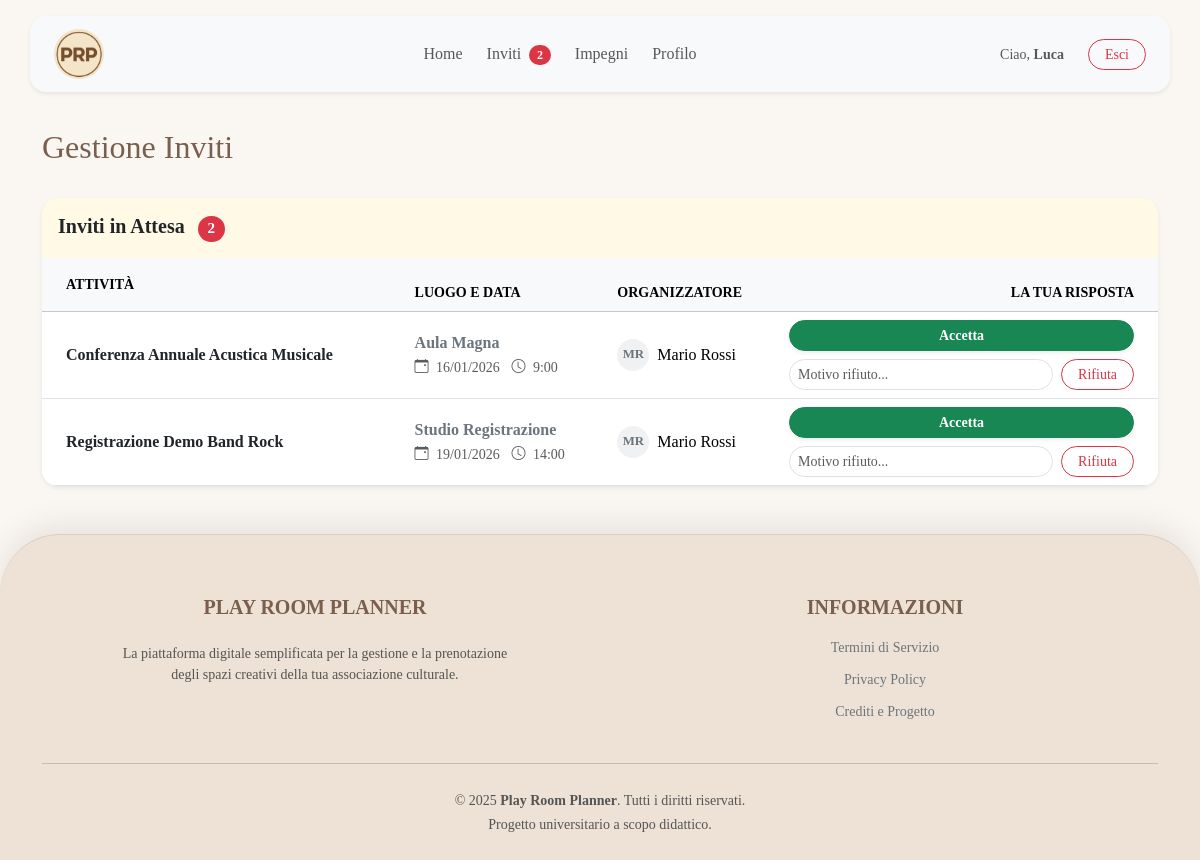
/frontend/inviti.php (signed in), run on the app's committed database.
### tables this page shows
CREATE TABLE INVITO (
    id_utente INT NOT NULL,
    
    id_settore INT NOT NULL,
    nome_sala VARCHAR(50) NOT NULL,
    data DATE NOT NULL,
    ora INT NOT NULL,
    
    stato VARCHAR(20) NOT NULL DEFAULT 'invitato' CHECK (stato IN ('invitato', 'accettato', 'rifiutato')),
    motivazione VARCHAR(255) NULL,
    data_risposta TIMESTAMP NULL,
    
    PRIMARY KEY (id_utente, id_settore, nome_sala, data, ora),
    
    FOREIGN KEY (id_utente) REFERENCES UTENTE(id_utente)
        ON DELETE CASCADE
        ON UPDATE CASCADE,
    FOREIGN KEY (id_settore, nome_sala, data, ora) REFERENCES PRENOTAZIONE(id_settore, nome_sala, data, ora)
        ON DELETE CASCADE
        ON UPDATE CASCADE
);

CREATE TABLE PRENOTAZIONE (
    id_settore INT NOT NULL,
    nome_sala VARCHAR(50) NOT NULL,
    data DATE NOT NULL,
    ora INT NOT NULL CHECK (ora BETWEEN 9 AND 23),
    
    durata INT NOT NULL CHECK (durata > 0),
    attivita VARCHAR(255) NULL,
    id_organizzatore INT NOT NULL,
    
    PRIMARY KEY (id_settore, nome_sala, data, ora),
    
    FOREIGN KEY (id_settore, nome_sala) REFERENCES SALA(id_settore, nome_sala)
        ON DELETE NO ACTION  
        ON UPDATE CASCADE,
    FOREIGN KEY (id_organizzatore) REFERENCES UTENTE(id_utente)
        ON DELETE NO ACTION  
        ON UPDATE CASCADE
);

CREATE TABLE SALA (
    id_settore INT NOT NULL,
    nome_sala VARCHAR(50) NOT NULL,
    capienza_max INT NOT NULL CHECK (capienza_max > 0),
    
    PRIMARY KEY (id_settore, nome_sala),
    FOREIGN KEY (id_settore) REFERENCES SETTORE(id_settore)
        ON DELETE CASCADE  
        ON UPDATE CASCADE
);

CREATE TABLE UTENTE (
    id_utente INT PRIMARY KEY AUTO_INCREMENT,
    nome VARCHAR(50) NOT NULL,
    cognome VARCHAR(50) NOT NULL,
    data_nascita DATE NOT NULL,
    ruolo VARCHAR(20) NULL CHECK (ruolo IN ('docente', 'allievo', 'tecnico')),
    email VARCHAR(100) NOT NULL UNIQUE,
    password_hash VARCHAR(255) NOT NULL,
    foto VARCHAR(255) NULL,
    
    anni_servizio INT NULL CHECK (anni_servizio IS NULL OR anni_servizio >= 0),
    data_nomina DATE NULL,
    is_responsabile BOOLEAN NOT NULL DEFAULT FALSE,
    is_admin BOOLEAN NOT NULL DEFAULT FALSE,
    
    id_settore INT NULL,
    FOREIGN KEY (id_settore) REFERENCES SETTORE(id_settore)
        ON DELETE NO ACTION  
        ON UPDATE CASCADE
);

### common/function.php (called while the page is built, shortened)
<?php
function getInvitiPendenti($cid, $id_utente)
{
    $sql = "SELECT I.*, S.nome_sala, P.attivita, U.nome as nome_org, U.cognome as cognome_org
            FROM INVITO I
            JOIN PRENOTAZIONE P ON I.id_settore = P.id_settore
                 AND I.nome_sala = P.nome_sala
                 AND I.data = P.data
                 AND I.ora = P.ora
            JOIN SALA S ON P.id_settore = S.id_settore AND P.nome_sala = S.nome_sala
            JOIN UTENTE U ON P.id_organizzatore = U.id_utente
            WHERE I.id_utente = ?
            AND I.stato = 'invitato'
            ORDER BY I.data ASC, I.ora ASC";
    $stmt = $cid->prepare($sql);
    $stmt->bind_param("i", $id_utente);
    $stmt->execute();
    return $stmt->get_result()->fetch_all(MYSQLI_ASSOC);
}

### frontend/inviti.php (the view, shortened to what this page needs)
<?php
require_once __DIR__ . '/../common/function.php';
$inviti_pendenti = [];
if (function_exists('getInvitiPendenti')) {
    $inviti_pendenti = getInvitiPendenti($cid, $_SESSION['id_utente']);
}
?>
<!DOCTYPE html>
<html lang="it" class="h-100">
<?php require ROOT_PATH . "/common/header.php" ?>
<body class="d-flex flex-column h-100">
    <?php include ROOT_PATH . '/common/navbar.php'; ?>
    <div class="flex-shrink-0 container py-5">
        <div class="d-flex justify-content-between align-items-center mb-4">
            <h2>Gestione Inviti</h2>
        </div>
        <div class="card shadow-sm border-0 rounded-4 overflow-hidden">
            <div class="card-header bg-warning bg-opacity-10 border-0 py-3 d-flex align-items-center">
                <h5 class="mb-0 text-dark fw-bold">
                    Inviti in Attesa <span class="badge bg-danger rounded-pill ms-2"><?php echo count($inviti_pendenti); ?></span>
                </h5>
            </div>
            <div class="card-body p-0">
                <?php if (count($inviti_pendenti) > 0): ?>
                    <div class="table-responsive">
                        <table class="table table-hover align-middle mb-0">
                            <thead class="table-light text-muted text-uppercase small">
                                <tr>
                                    <th class="ps-4 py-3">Attività</th>
                                    <th>Luogo e Data</th>
                                    <th>Organizzatore</th>
                                    <th class="text-end pe-4" style="min-width: 250px;">La tua Risposta</th>
                                </tr>
                            </thead>
                            <tbody>
                                <?php foreach ($inviti_pendenti as $invito): ?>
                                    <tr>
                                        <td class="ps-4 fw-bold text-dark">
                                            <?php echo htmlspecialchars($invito['attivita']); ?>
                                        </td>
                                        <td>
                                            <span class="d-block fw-bold text-secondary">
                                                <?php echo htmlspecialchars($invito['nome_sala']); ?>
                                            </span>
                                            <small class="text-muted">
                                                <i class="bi bi-calendar-event me-1"></i>
                                                <?php echo date("d/m/Y", strtotime($invito['data'])); ?>
                                                <i class="bi bi-clock ms-2 me-1"></i>
                                                <?php echo $invito['ora']; ?>:00
                                            </small>
                                        </td>
                                        <td>
                                            <div class="d-flex align-items-center">
                                                <div class="rounded-circle bg-secondary bg-opacity-10 text-secondary d-flex justify-content-center align-items-center me-2 fw-bold" style="width: 32px; height: 32px; font-size: 0.8rem;">
                                                    <?php echo strtoupper(substr($invito['nome_org'], 0, 1) . substr($invito['cognome_org'], 0, 1)); ?>
                                                </div>
                                                <span><?php echo htmlspecialchars($invito['nome_org'] . " " . $invito['cognome_org']); ?></span>
                                            </div>
                                        </td>
                                        <td class="text-end pe-4">
                                            <div class="d-flex flex-column gap-2 align-items-end">
                                                <form action="<?php echo BASE_URL; ?>backend/invite_reply.php" method="POST" class="w-100">
                                                    <button type="submit" class="btn btn-success btn-sm w-100 fw-bold rounded-pill shadow-sm">Accetta</button>
                                                </form>
                                                <form action="<?php echo BASE_URL; ?>backend/invite_reply.php" method="POST" class="w-100">
                                                    <div class="d-flex gap-2">
                                                        <input type="text" name="motivazione" class="form-control form-control-sm rounded-pill" placeholder="Motivo rifiuto..." required>
                                                        <button class="btn btn-outline-danger btn-sm rounded-pill px-3" type="submit">Rifiuta</button>
                                                    </div>
                                                </form>
                                            </div>
                                        </td>
                                    </tr>
                                <?php endforeach; ?>
                            </tbody>
                        </table>
                    </div>
                <?php endif; ?>
            </div>
        </div>
    </div>
</body>
</html>

### css/style.css (style rules this page uses)
* { font-family: Georgia, 'Times New Roman', Times, serif; }
html { height: 100%; }
body { background-color: #FAF7F2; padding-top: 80px; min-height: 100vh; display: flex; flex-direction: column; }
footer { margin-top: auto; width: 100%; }
html, body { overscroll-behavior-y: none; }
.container h2 { color: #7A5E4E; }
.footer-vintage { background-color: #EDE2D5; color: #7A5E4E; border-top-left-radius: 60px; border-top-right-radius: 60px; border-top: 1px solid rgba(122, 94, 78, 0.15); box-shadow: 0 -10px 30px rgba(0, 0, 0, 0.08); position: relative; z-index: 10; padding-top: 60px; padding-bottom: 40px; margin-top: auto; }
.footer-vintage hr { border-color: rgba(122, 94, 78, 0.3); opacity: 1; }

### data on the page
invito: prenotazione.attivita "Conferenza Annuale Acustica Musicale", sala.nome_sala "Aula Magna", data "16/01/2026", ora "9", utente.nome+cognome "MR", utente.nome+cognome "Mario Rossi"
invito: prenotazione.attivita "Registrazione Demo Band Rock", sala.nome_sala "Studio Registrazione", data "19/01/2026", ora "14", utente.nome+cognome "MR", utente.nome+cognome "Mario Rossi"

### other printed values
$num_inviti "2"
$_SESSION['nome'] "Luca"
count($inviti_pendenti) "2"
